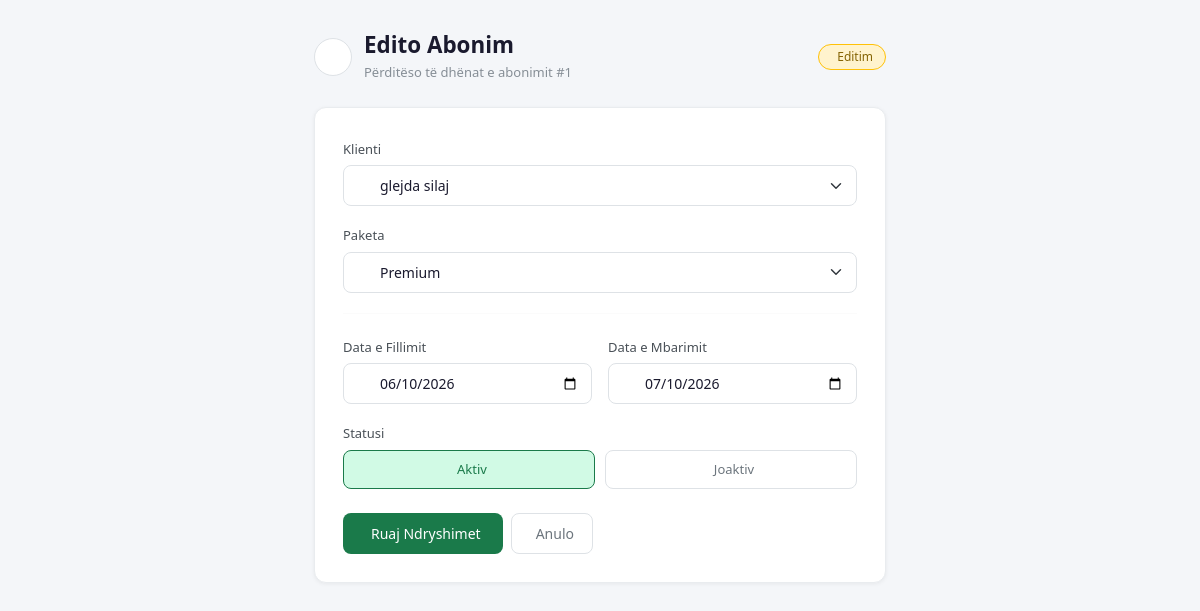
Page /isp-management/subscriptions/edit.php?id=1 on the committed database.
### tables this page shows
CREATE TABLE `subscriptions` (
  `id` int(11) NOT NULL,
  `client_id` int(11) NOT NULL,
  `package_id` int(11) NOT NULL,
  `start_date` date NOT NULL,
  `end_date` date NOT NULL,
  `status` enum('Active','Expired','Suspended') DEFAULT 'Active'
);

CREATE TABLE `clients` (
  `id` int(11) NOT NULL,
  `full_name` varchar(100) NOT NULL,
  `email` varchar(100) DEFAULT NULL,
  `phone` varchar(20) DEFAULT NULL,
  `address` text DEFAULT NULL,
  `created_at` timestamp NOT NULL DEFAULT current_timestamp()
);

CREATE TABLE `packages` (
  `id` int(11) NOT NULL,
  `package_name` varchar(100) NOT NULL,
  `speed` varchar(50) NOT NULL,
  `price` decimal(10,2) NOT NULL,
  `description` text DEFAULT NULL,
  `created_at` timestamp NOT NULL DEFAULT current_timestamp()
);

### isp-management/subscriptions/edit.php (the view, shortened to what this page needs)
<?php
include "../config/db.php";
$id      = $_GET['id'];
$clients  = mysqli_query($conn, "SELECT * FROM clients ORDER BY full_name ASC");
$packages = mysqli_query($conn, "SELECT * FROM packages ORDER BY package_name ASC");
$result   = mysqli_query($conn, "SELECT * FROM subscriptions WHERE id=$id");
$subscription = mysqli_fetch_assoc($result);
?>
<!DOCTYPE html>
<html lang="sq">
<head>
    <link href="https://cdn.jsdelivr.net/npm/bootstrap@5.3.8/dist/css/bootstrap.min.css" rel="stylesheet">
    <link rel="stylesheet" href="https://cdn.jsdelivr.net/npm/@tabler/icons-webfont@latest/tabler-icons.min.css">
    <link rel="stylesheet" href="assets/css/style.css">
</head>
<body>
<div class="page-wrapper">
    <div class="page-header">
        <a href="javascript:history.back()" class="back-btn" title="Kthehu mbrapa">
        </a>
        <div class="title-group">
            <h2>Edito Abonim</h2>
            <small>Përditëso të dhënat e abonimit #<?php echo $id; ?></small>
        </div>
        <span class="edit-badge">
            <i class="ti ti-pencil"></i> Editim
        </span>
    </div>
    <div class="card">
        <div class="card-body">
            <form method="POST" action="edit.php?id=<?php echo $id; ?>">
                <div class="mb-3">
                    <label class="form-label">Klienti</label>
                    <div class="input-icon-wrap">
                        <select name="client_id" class="form-select">
                            <?php while($row = mysqli_fetch_assoc($clients)): ?>
                            <option value="<?php echo $row['id']; ?>"
                                <?php if($row['id'] == $subscription['client_id']) echo 'selected'; ?>>
                                <?php echo htmlspecialchars($row['full_name']); ?>
                            </option>
                            <?php endwhile; ?>
                        </select>
                    </div>
                </div>
                <div class="mb-3">
                    <label class="form-label">Paketa</label>
                    <div class="input-icon-wrap">
                        <select name="package_id" class="form-select">
                            <?php while($row = mysqli_fetch_assoc($packages)): ?>
                            <option value="<?php echo $row['id']; ?>"
                                <?php if($row['id'] == $subscription['package_id']) echo 'selected'; ?>>
                                <?php echo htmlspecialchars($row['package_name']); ?>
                            </option>
                            <?php endwhile; ?>
                        </select>
                    </div>
                </div>
                <hr class="section-divider">
                <div class="row g-3 mb-3">
                    <div class="col-6">
                        <label class="form-label">Data e Fillimit</label>
                        <div class="input-icon-wrap">
                            <input type="date" name="start_date" class="form-control"
                                   value="<?php echo $subscription['start_date']; ?>">
                        </div>
                    </div>
                    <div class="col-6">
                        <label class="form-label">Data e Mbarimit</label>
                        <div class="input-icon-wrap">
                            <input type="date" name="end_date" class="form-control"
                                   value="<?php echo $subscription['end_date']; ?>">
                        </div>
                    </div>
                </div>
                <div class="mb-4">
                    <label class="form-label">Statusi</label>
                    <div class="status-row">
                        <div class="status-option">
                            <label for="st_active" class="active-lbl">
                                <i class="ti ti-circle-check"></i> Aktiv
                            </label>
                        </div>
                        <div class="status-option">
                            <label for="st_inactive" class="inactive-lbl">
                                <i class="ti ti-circle-x"></i> Joaktiv
                            </label>
                        </div>
                    </div>
                </div>
                <div class="d-flex gap-2">
                    <button type="submit" name="update_subscription" class="btn-save">
                        <i class="ti ti-device-floppy"></i> Ruaj Ndryshimet
                    </button>
                    <a href="list.php" class="btn-cancel">
                        <i class="ti ti-x"></i> Anulo
                    </a>
                </div>
            </form>
        </div>
    </div>
</div>
</body>
</html>

### isp-management/assets/css/style.css (style rules this page uses)
* { box-sizing: border-box; margin: 0; padding: 0; }
.card { border: 1px solid #e9ecef; border-radius: 14px; box-shadow: 0 2px 8px rgba(0,0,0,0.05); transition: transform 0.2s, box-shadow 0.2s; background: #fff; }
.card-body { padding: 1.5rem; }
.form-control, .form-select { border: 1px solid #dee2e6; border-radius: 8px; font-size: 14px; padding: 9px 12px; color: #1a1a2e; transition: border 0.15s, box-shadow 0.15s; }
.form-label { font-size: 13px; font-weight: 500; color: #495057; margin-bottom: 6px; }

### isp-management/subscriptions/edit.php (style rules this page uses)
body { background: #f4f6f9; font-family: 'Segoe UI', sans-serif; }
.page-wrapper { max-width: 620px; margin: 2rem auto; padding: 0 1.5rem; }
.page-header { display: flex; align-items: center; gap: 12px; margin-bottom: 1.5rem; }
.back-btn { width: 38px; height: 38px; border-radius: 50%; border: 1px solid #dee2e6; background: #fff; display: flex; align-items: center; justify-content: center; color: #6c757d; text-decoration: none; transition: all 0.15s; flex-shrink: 0; }
.title-group { flex: 1; }
.title-group h2 { margin: 0; font-size: 1.4rem; font-weight: 600; color: #1a1a2e; }
.title-group small { color: #868e96; font-size: 13px; }
.card { border: 1px solid #e9ecef; border-radius: 12px; overflow: hidden; box-shadow: 0 1px 4px rgba(0,0,0,0.06); }
.card-body { padding: 1.75rem; }
.form-label { font-size: 13px; font-weight: 500; color: #495057; margin-bottom: 6px; }
.form-control, .form-select { font-size: 14px; border-radius: 8px; border: 1px solid #dee2e6; padding: 9px 12px; transition: border 0.15s; }
.input-icon-wrap { position: relative; }
.input-icon-wrap .form-control, .input-icon-wrap .form-select { padding-left: 36px; }
.section-divider { border: none; border-top: 1px solid #f0f0f0; margin: 1.25rem 0; }
.btn-save { display: inline-flex; align-items: center; gap: 6px; background: #1a7a4a; color: #fff; border: none; border-radius: 8px; padding: 9px 22px; font-size: 14px; font-weight: 500; transition: background 0.15s; cursor: pointer; }
.btn-cancel { display: inline-flex; align-items: center; gap: 6px; background: #fff; color: #6c757d; border: 1px solid #dee2e6; border-radius: 8px; padding: 9px 18px; font-size: 14px; font-weight: 500; transition: all 0.15s; text-decoration: none; }
.status-row { display: flex; gap: 10px; }
.status-option { flex: 1; }
.status-option label { display: flex; align-items: center; justify-content: center; gap: 6px; width: 100%; padding: 9px; border: 1px solid #dee2e6; border-radius: 8px; font-size: 13px; font-weight: 500; cursor: pointer; color: #6c757d; background: #fff; transition: all 0.15s; }
.status-option input[type="radio"]:checked + label.active-lbl { background: #d1fae5; border-color: #1a7a4a; color: #1a7a4a; }
.edit-badge { display: inline-flex; align-items: center; gap: 6px; background: #fff3cd; border: 1px solid #ffc107; color: #856404; border-radius: 20px; padding: 3px 12px; font-size: 12px; font-weight: 500; }

### rows in the picture
subscriptions: client_id "glejda silaj", package_id "Premium", start_date "06/10/2026", end_date "07/10/2026"

### other values in the picture
$id "1"
